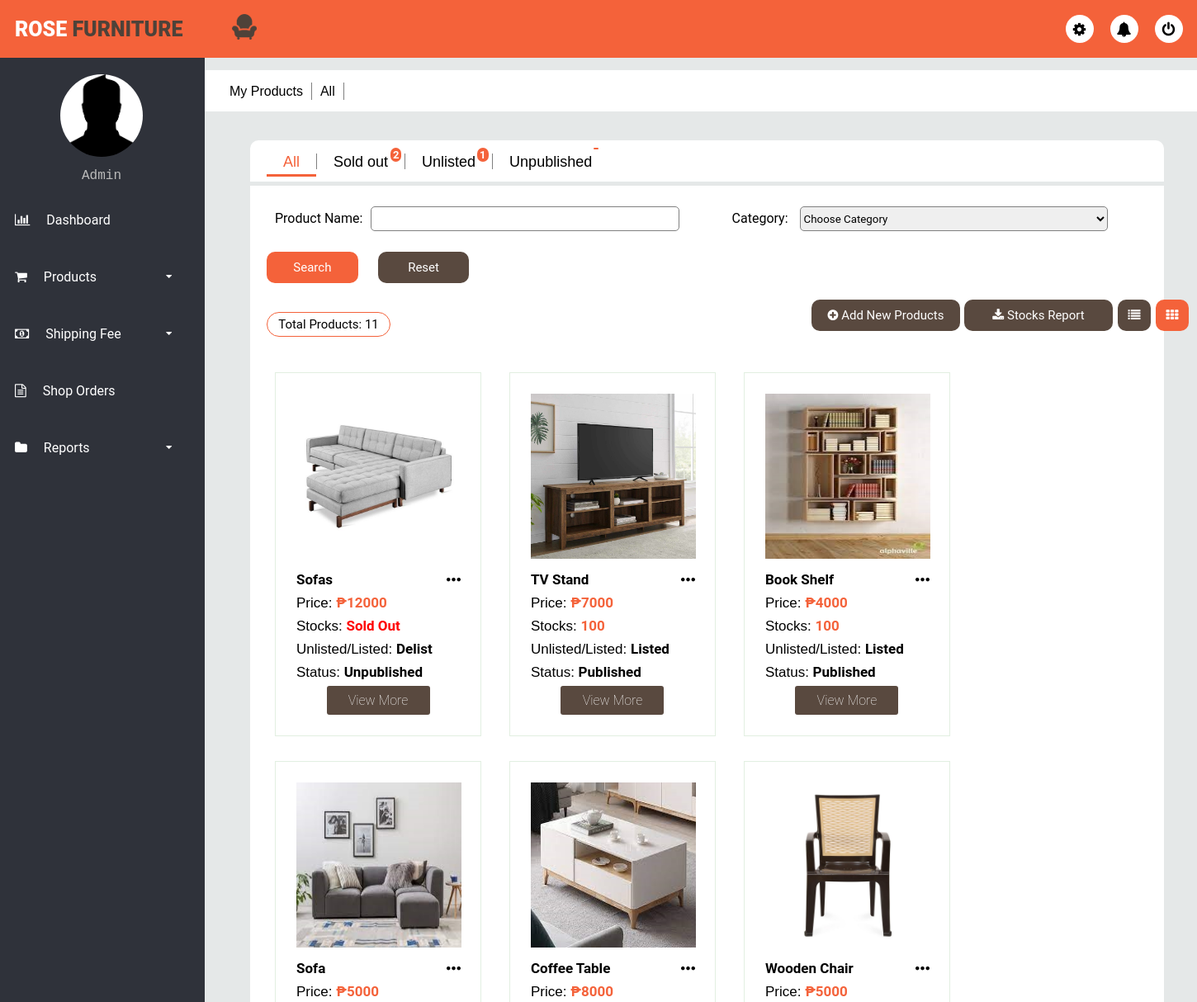
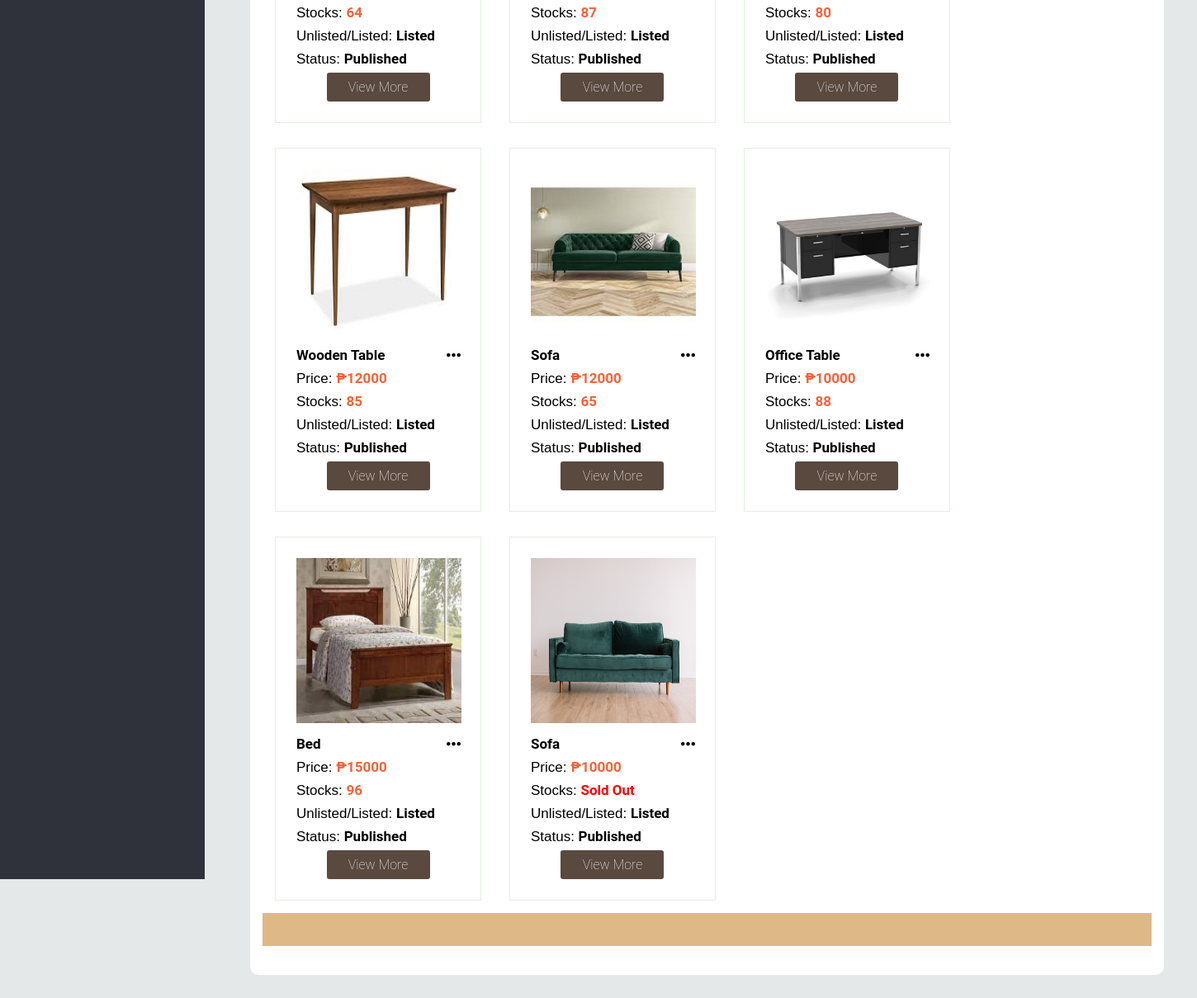
Screenshot of /forms/clerk/myproducts_all_grid.php (signed in) with the database file from the repository (2 pictures, top to bottom).
### tables this page shows
CREATE TABLE `products` (
  `Product_ID` int(11) NOT NULL,
  `Product_Name` varchar(100) NOT NULL,
  `Price` varchar(100) NOT NULL,
  `Stocks` varchar(100) NOT NULL,
  `Brand` varchar(100) NOT NULL,
  `Materials` varchar(100) NOT NULL,
  `Furniture_Type` varchar(100) NOT NULL,
  `Style` varchar(100) NOT NULL,
  `Color` varchar(100) NOT NULL,
  `Height` varchar(100) NOT NULL,
  `Width` varchar(100) NOT NULL,
  `Weight` varchar(100) NOT NULL,
  `Model` varchar(100) NOT NULL,
  `Pattern` varchar(100) NOT NULL,
  `Description` text NOT NULL,
  `Cover_Photo` text NOT NULL,
  `Image1` text NOT NULL,
  `Image2` text NOT NULL,
  `Image3` text NOT NULL,
  `Image4` text NOT NULL,
  `Image5` text NOT NULL,
  `DelistOrListed` varchar(100) NOT NULL,
  `UnpublishedOrPublished` varchar(100) NOT NULL,
  `ProductCategory_ID` int(11) NOT NULL
);

### server/myproducts_all_grid.php (called while the page is built, shortened)
<?php
$sqlsoldout="SELECT COUNT(*) as soldout FROM products WHERE Stocks = 0";
$resultsoldout = mysqli_query($conn, $sqlsoldout);
while($row = mysqli_fetch_assoc($resultsoldout)){
  $soldout =$row['soldout'];
}
if($soldout==0){
	$soldoutresult = "";
}elseif($soldout>99){
	$soldoutresult = "99+";
}else{
	$soldoutresult = $soldout;
}
$sqlunlisted="SELECT COUNT(*) as unlisted FROM `products` WHERE `DelistOrListed` = 'Delist'";
$resultunlisted = mysqli_query($conn, $sqlunlisted);
while($row = mysqli_fetch_assoc($resultunlisted)){
  $unlisted =$row['unlisted'];
}
if($unlisted==0){
	$unlistedresult = "";
}elseif($unlisted>99){
	$unlistedresult = "99+";
}else{
	$unlistedresult = $unlisted;
}
$sqlunpublish="SELECT COUNT(*) as unpublish FROM `products` WHERE `DelistOrListed` = 'Listed' AND `UnpublishedOrPublished` ='Unpublished'";
$resultunpublish = mysqli_query($conn, $sqlunpublish);
while($row = mysqli_fetch_assoc($resultunpublish)){
  $unpublish =$row['unpublish'];
}
if($unpublish==0){
	$unpublishresult = "";
}elseif($unpublish>99){
	$unpublishresult = "99+";
}else{
	$unpublishresult = $unpublish;
}
$sqldisplaytotal="SELECT COUNT(Product_ID) as total FROM products ORDER BY Product_ID DESC";
$resultdisplaytotal = mysqli_query($conn, $sqldisplaytotal);
while($row = mysqli_fetch_assoc($resultdisplaytotal)){
  $total =$row['total'];
}
	if(isset($_POST['productname']) && isset($_POST['productcategory'])){
	$searchKeywordproductname = $_POST['productname'];
	$searchKeywordproductcategory = $_POST['productcategory'];
	if ((empty($searchKeywordproductname)) && (empty($searchKeywordproductcategory))){
		header("Location: ../../forms/clerk/myproducts_all_list.php");
	}elseif((empty($searchKeywordproductname))){
		header("Location: ../../forms/clerk/myproducts_all_list.php");
	}elseif((empty($searchKeywordproductcategory))){
		header("Location: ../../forms/clerk/myproducts_all_list.php");
	}else{
	$query=mysqli_query($conn,"SELECT COUNT(Product_ID) as total FROM products ORDER BY Product_ID DESC");
	$row = mysqli_fetch_row($query);
	$rows = $row[0];
	$page_rows = 10;
	$last = ceil($rows/$page_rows);
	if($last < 1){
		$last = 1;
	}
	$pagenum = 1;
	if(isset($_GET['pn'])){
		$pagenum = preg_replace('#[^0-9]#', '', $_GET['pn']);
	}
	if ($pagenum < 1) {
		$pagenum = 1;
	}
	else if ($pagenum > $last) {
		$pagenum = $last;
	}
	$limit = 'LIMIT ' .($pagenum - 1) * $page_rows .',' .$page_rows;
	$nquery=mysqli_query($conn,"SELECT * FROM products WHERE Product_Name LIKE '%$searchKeywordproductname%' AND ProductCategory_ID LIKE '%$searchKeywordproductcategory%'");
	$paginationCtrls = '';
	if($last != 1){
	if ($pagenum > 1) {
        $previous = $pagenum - 1;
		$paginationCtrls .= '<a href="'.$_SERVER['PHP_SELF'].'?pn='.$previous.'" class="btn btn-default">Previous</a> &nbsp; &nbsp; ';
		for($i = $pagenum-4; $i < $pagenum; $i++){
			if($i > 0){
		        $paginationCtrls .= '<a href="'.$_SERVER['PHP_SELF'].'?pn='.$i.'" class="btn btn-default">'.$i.'</a> &nbsp; ';
			}
	    }
    }
	$paginationCtrls .= ''.$pagenum.' &nbsp; ';
	for($i = $pagenum+1; $i <= $last; $i++){
		$paginationCtrls .= '<a href="'.$_SERVER['PHP_SELF'].'?pn='.$i.'" class="btn btn-default">'.$i.'</a> &nbsp; ';
		if($i >= $pagenum+4){
			break;
		}
	}
    if ($pagenum != $last) {
        $next = $pagenum + 1;
        $paginationCtrls .= ' &nbsp; &nbsp; <a href="'.$_SERVER['PHP_SELF'].'?pn='.$next.'" class="btn btn-default">Next</a> ';
    }
	}
	}
}
	else{
	$page_rows = 12;
	$pagenum = 1;
	$limit = 'LIMIT ' .($pagenum - 1) * $page_rows .',' .$page_rows;
	$nquery=mysqli_query($conn,"SELECT * FROM products ORDER BY Product_ID DESC $limit");
}if (isset($_POST['reset'])) {
	header("Location: ../clerk/myproducts_all_grid.php");
}
?>

### forms/clerk/myproducts_all_grid.php (the view, shortened to what this page needs)
<?php
include "../../server/connection/db_conn.php";
include "../../server/myproducts_all_grid.php";
?>
<!DOCTYPE html>
<html>
<head>
	<link rel="stylesheet" type="text/css" href="../../style/css/clerk/myproducts_grid.css">
</head>
<body>
<?php
if(isset($_SESSION['Username'])){
?>
	<?php include 'navigationbar.php'; ?>
	<div class="main-container">
		<div class="sub-header-menu">
			<ul>
				<li><a>My Products</a></li>
				<li><a>All</a></li>
			</ul>
		</div>
		<div class="card">
			<section class="table-menu">
				<div>
					<ul>
						<li><a href="myproducts_all_grid.php" class="active">All</a></li>
						<li><a href="myproducts_soldout_grid.php">Sold out<div class="totalnotifysoldout">
						<?php if($soldoutresult == 0){
							echo "";
						}else{
							echo "<span class='label'>".$soldoutresult. "</span>";
						}?></div></a></li>
						<li><a href="myproducts_unlisted_grid.php">Unlisted<div class="totalnotifyunlisted">
						<?php if($unlistedresult == 0){
							echo "";
						}else{
							echo "<span class='label'>".$unlistedresult. "</span>";
						}?></div></a></li>
						<li><a href="myproducts_unpublished_grid.php">Unpublished<div class="totalnotifyunpublish">
						<?php if($unpublishresult == 0){
							echo "";
						}else{
							echo "<span class='label'>".$unpublishresult. "</span>";
						}?></div></a></li>
					</ul>
				</div>
			</section>
			<section class="viewing-page">
				<form method="post">
					<table class="search">
						<tr>
							<td class="label">Product Name:<input autocomplete="off" type="text" name="productname" required=""></td>
							<td class="label">Category:
								<select name="productcategory" id="productcategory" class="selectoption" required>
			                  	<option value="">Choose Category</option>
               				 	</select>
							</td>
						</tr>
					</table>
					<button class="search-btn" name="search">Search</button>
					<button class="reset-btn" name="reset">Reset</a></button>
				</form>
				<div class="display">
					<p><?php echo "Total Products: $total"; ?></p>
					<button class="btn-add"><a href="addnewproducts.php"><i class="fa fa-plus-circle" aria-hidden="true"></i> Add New Products</a></button>
					<form method="post" action="../../server/stocksreport_clerk.php">
						<button class="btn-re" type="submit" name="export"><i class="fa fa-download" aria-hidden="true"></i> Stocks Report</button>
					</form>
						<button class="list"><a href="myproducts_all_list.php"><i class="fa fa-list" aria-hidden="true"></i></a></button>
						<button class="grid active"><a href="myproducts_all_grid.php"><i class="fa fa-th" aria-hidden="true"></i></a></button>
				</div>
				<div class="wrapper">
					<div class="view_main">
						<div class="view_wrap grid-view" style="display: block;">
							<?php if(mysqli_num_rows($nquery) == 0){?>
								<div class="vi_left">
									<h2 class="empty">List is empty</h2>
								</div>
							<?php
							}else{
								while($row = mysqli_fetch_array($nquery)){
							?>
						<div class="view_item">
						<div class="vi_left">
							<a href="updateproduct_all_grid.php?product=<?php echo $row['Product_ID']; ?>"><img src="../../style/assets/products/<?php echo $row['Cover_Photo']; ?>"></a>
						</div>
						<div class="vi_right">
							<p class="content"><b><?php echo $row['Product_Name']; ?></b></p>
							<nav class="more-options">
								<ul>
									<li class="dropdown"><a href="#"><i class="fa fa-circle dot" aria-hidden="true"></i><i class="fa fa-circle dot" aria-hidden="true"></i><i class="fa fa-circle dot" aria-hidden="true"></i></a>
							    	</li>
							  	</ul>
							</nav>
							<p class="content">Price: <b class="price">₱<?php echo $row['Price']; ?></b></p>
							<p class="content">Stocks:
							<?php if($row['Stocks'] == 0){
								echo "<b class='soldout'>Sold Out</b>";
							}else{
								echo "<b class='stocks'>".$row['Stocks']."</b>";
							} ?></p>
							<p class="content">Unlisted/Listed: <b><?php echo $row['DelistOrListed']; ?></b></p>
							<p class="content">Status: <b><?php echo $row['UnpublishedOrPublished']; ?></b></p>
							<div class="btn"><a href="myproducts_all_viewmore_grid.php?product=<?php echo $row['Product_ID']; ?>">View More</a></div>
						</div>
						</div>
							<?php
								}
							}
							?>
						<div class="controls" id="pagination_controls"><?php echo $paginationCtrls; ?></div>
						</div>
					</div>
				</div>
			</section>
		</div>
	</div>
<?php
}else{
	header("Location:../login.php");
	exit();
}
?>
</body>
</html>

### forms/clerk/navigationbar.php (shortened to what this page needs)
<!DOCTYPE html>
<html>
<head>
<link rel="stylesheet" href="https://stackpath.bootstrapcdn.com/font-awesome/4.7.0/css/font-awesome.min.css">
<link rel="stylesheet" type="text/css" href="../../style/css/clerk/navigationbar.css">
</head>
<body>
	<div class="wrapper">
		<div class="header">
			<div class="header-menu">
					<div class="title">Rose <span>Furniture</span></div>
					<div class="image_icon">
						<img src="../../style/assets/img/chair.png">
					</div>
					<ul>
						<li><a href="#">
						<div class='icon_nav settings'>
						<span><i class='fa fa-gear' aria-hidden='true'></i></span>
						</div>
						</a></li>
						<li><a href="#">
						<div class='icon_nav notification'>
						<span><i class='fa fa-bell' aria-hidden='true'></i></span>
						</div>
						</a></li>
						<li><a href="../../server/logout.php">
						<div class='icon_nav logout'>
						<span><i class='fa fa-power-off' aria-hidden='true'></i></span>
						</div>
						</a></li>
					</ul>
			</div>
		</div>
			<div class="sidebar">
				<div class="sidebar-menu">
					<center class="profile">
					<img src="../../style/assets/profiles/<?php echo $_SESSION['Profile'];  ?>" alt="">
					<p><?php echo $_SESSION['Username'];  ?></p>
					</center>
					<li class="item">
						<a href="dashboard.php" class="menu-btn">
							<i class="fa fa-bar-chart-o" aria-hidden="true"></i><span>Dashboard</span>
						</a>
					</li>
					<li class="item" id="products">
						<a href="#products" class="menu-btn">
							<i class="fa fa-shopping-cart" aria-hidden="true"></i><span>Products<i class="fa fa-caret-down drop-down" aria-hidden="true"></i>
						</a>
					</li>
					<li class="item" id="shippingfee">
						<a href="#shippingfee" class="menu-btn">
							<i class="fa fa-money" aria-hidden="true"></i><span>Shipping Fee<i class="fa fa-caret-down drop-down" aria-hidden="true"></i></span>
						</a>
					</li>
					<li class="item">
						<a href="shop_orders_all.php" class="menu-btn">
							<i class="fa fa-file-text-o" aria-hidden="true"></i><span>Shop Orders</span>
						</a>
					</li>
					<li class="item" id="reports">
						<a href="#reports" class="menu-btn">
							<i class="fa fa-folder" aria-hidden="true"></i><span>Reports<i class="fa fa-caret-down drop-down" aria-hidden="true"></i>
						</a>
					</li>
				</div>
			</div>
	</div>
</body>
</html>

### style/css/clerk/navigationbar.css (style rules this page uses)
* { margin: :0; padding: 0; list-style: none; text-decoration: none; box-sizing: border-box; font-family: "Roboto", sans-serif; }
body { background: rgb(229, 232, 232); }
.wrapper .header { z-index: 1; background: #f4623a; position: fixed; width: calc(101% - 0%); height: 70px; display: flex; top:0; margin-left: -10px; }
.wrapper .header .header-menu { width: calc(100% - 0%); height: 100%; display: flex; justify-content: space-between; align-items: center; padding: 0 20px; }
.wrapper .header .header-menu .title { color: #fff; font-size: 25px; text-transform: uppercase; font-weight: 900; }
.wrapper .header .header-menu .title span { color: #4e4239; }
.wrapper .header .header-menu .image_icon { color:#fff; position: absolute; margin-left: 260px; font-size: 22px; font-weight: 900; transition: 0.3s; transition-property: color; }
.wrapper .header .header-menu ul { display: flex; }
.wrapper .header .header-menu ul li a { background: #fff; color:#000; display: block; margin: 0 10px; font-size: 18px; width: 34px; height: 34px; line-height: 35px; text-align: center; border-radius: 50%; transition:0.3s; transition-property: background, color; }
.wrapper .sidebar { z-index: 1; background: #2f323a; position: fixed; top:70px; width: 250px; height: calc(100% - 9%); transition: 0.3s; transition-property: width; overflow: hidden; margin-left: -10px; }
.wrapper .sidebar .sidebar-menu { overflow: hidden; }
.wrapper .sidebar .sidebar-menu .profile img { margin: 20px 0; width: 100px; height: 100px; border-radius: 50%; }
.wrapper .sidebar .sidebar-menu .profile p { color: #bbb; font-weight: 10px; margin-bottom: 10px; margin-top: -10px; font-family: "Lucida Console","Courier New", monospace; }
.wrapper .sidebar .sidebar-menu .item { width: 250px; overflow: hidden; }
.wrapper .sidebar .sidebar-menu .item .menu-btn { display: block; color: #fff; position: relative; padding: 25px 20px; transition: 0.3s; transition-property: color; }
.wrapper .sidebar .sidebar-menu .item .menu-btn i { margin-right: 20px; }
.wrapper .sidebar .sidebar-menu .item .menu-btn .drop-down { float: right; font-size: 12px; margin-top: 3px; }
.icon_nav { cursor: pointer; display: flex; align-items: center; justify-content: center; flex-direction: column; position: relative; z-index: 2; transition: all 0.4s cubic-bezier(0.68,-0.55,0.265,1.55); }
.icon_nav span { width: 34px; height: 34px; border-radius: 50%; text-align: center; position: relative; z-index: 2; }
.icon_nav span i { font-size: 18px; line-height: 30px; }

### rows the page displays
products: Cover_Photo (picture), Product_Name "Sofas", Price "12000", Stocks "Sold Out", DelistOrListed "Delist", UnpublishedOrPublished "Unpublished"
products: Cover_Photo (picture), Product_Name "TV Stand", Price "7000", Stocks "100", DelistOrListed "Listed", UnpublishedOrPublished "Published"
products: Cover_Photo (picture), Product_Name "Book Shelf", Price "4000", Stocks "100", DelistOrListed "Listed", UnpublishedOrPublished "Published"
products: Cover_Photo (picture), Product_Name "Sofa", Price "5000", Stocks "64", DelistOrListed "Listed", UnpublishedOrPublished "Published"
products: Cover_Photo (picture), Product_Name "Coffee Table", Price "8000", Stocks "87", DelistOrListed "Listed", UnpublishedOrPublished "Published"
products: Cover_Photo (picture), Product_Name "Wooden Chair", Price "5000", Stocks "80", DelistOrListed "Listed", UnpublishedOrPublished "Published"
products: Cover_Photo (picture), Product_Name "Wooden Table", Price "12000", Stocks "85", DelistOrListed "Listed", UnpublishedOrPublished "Published"
products: Cover_Photo (picture), Product_Name "Sofa", Price "12000", Stocks "65", DelistOrListed "Listed", UnpublishedOrPublished "Published"
products: Cover_Photo (picture), Product_Name "Office Table", Price "10000", Stocks "88", DelistOrListed "Listed", UnpublishedOrPublished "Published"
products: Cover_Photo (picture), Product_Name "Bed", Price "15000", Stocks "96", DelistOrListed "Listed", UnpublishedOrPublished "Published"
products: Cover_Photo (picture), Product_Name "Sofa", Price "10000", Stocks "Sold Out", DelistOrListed "Listed", UnpublishedOrPublished "Published"

### other values shown
$_SESSION['Username'] "Admin"
$soldoutresult "2"
$unlistedresult "1"
$total "11"
